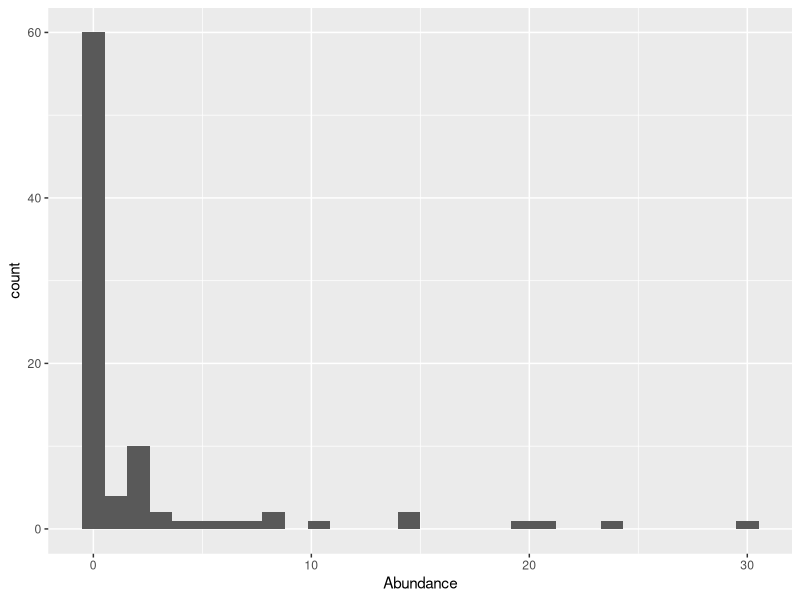
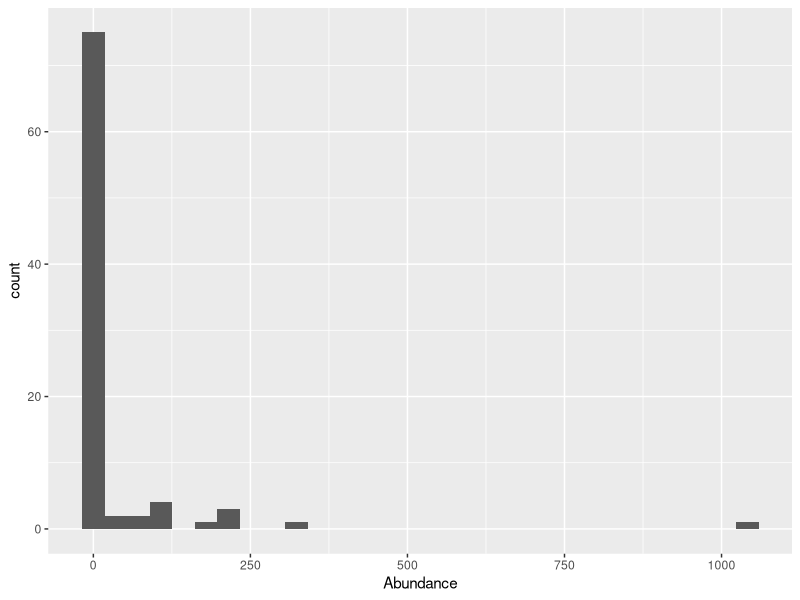

Generate these figures, in order, with R:
## ---- chunk 1
knitr::opts_chunk$set(echo = TRUE)
library(knitr)
## ---- chunk 2
dataCodBarents <- read.table('BarentsFish.csv', sep=';', header=TRUE)
Covariates <- as.matrix(dataCodBarents[, (1:4)])
Counts <- dataCodBarents[, 5:ncol(dataCodBarents)]
j <- 21 # We focus on Species Tr_es
Abundance <- Counts[, j]; Presence <- (Abundance>0)
Cod_Tr_es<- as.data.frame(Covariates)
Cod_Tr_es$Abundance <-Abundance 
Cod_Tr_es$Presence <- Presence


j <- 20 # We focus on Species Se_ma
Abundance <- Counts[, j]; Presence <- (Abundance>0)
Cod_Se_ma<- as.data.frame(Covariates)
Cod_Se_ma$Abundance <-Abundance 
Cod_Se_ma$Presence <- Presence



## ---- chunk 3
library(ggplot2)
ggplot(Cod_Se_ma,aes(x=Abundance))+geom_histogram()

ggplot(Cod_Tr_es,aes(x=Abundance))+geom_histogram()



